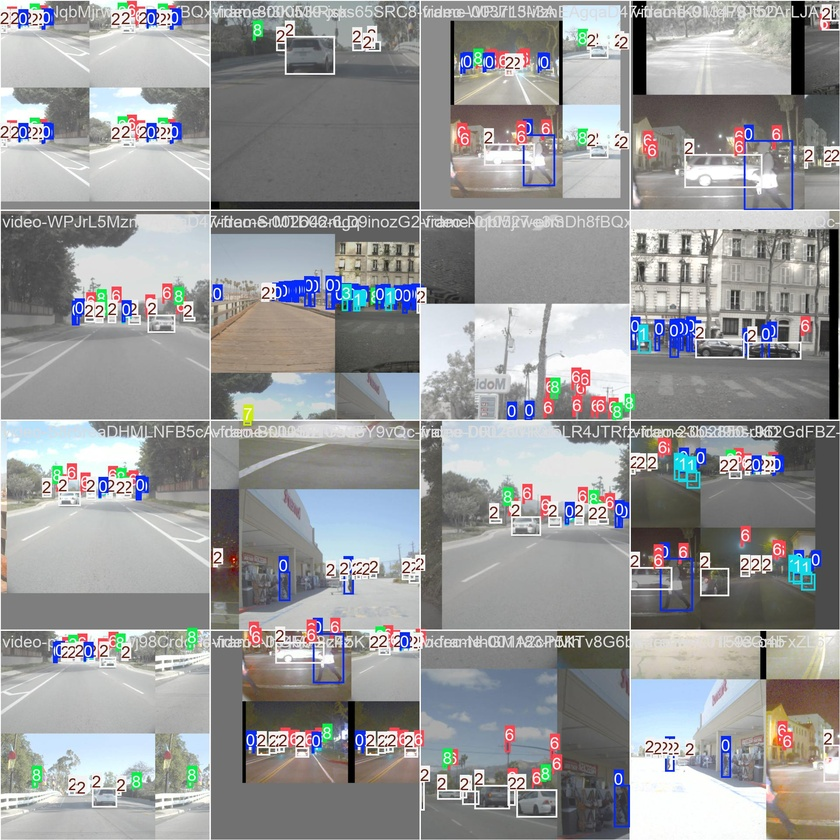
#> input picture runs/detect/rgb_full/train_batch0.jpg, 840 x 840 px, shrunk from 1920 x 1920 before the run
$ python -i low_light.py   (imports and definitions only)
#> lines starting #> are read from the running program, lines starting #| are printed output that depends on the picture
# low_light.py
"""
Low-light image enhancement applied to each frame before detection.

Two steps, both cheap enough for real time on a laptop CPU:
1. Adaptive gamma - lifts dark frames towards a normal brightness. The darker
   the frame, the stronger the lift; bright frames are left alone.
2. CLAHE (Contrast Limited Adaptive Histogram Equalization) on the lightness
   channel only - restores local contrast (edges, faces, outlines) that the
   model needs, without shifting colours.
Very dark frames also get a light median blur first, so sensor grain isn't amplified.

Modes (python main.py --enhance ...):
    auto  - only enhance frames darker than DARK_THRESHOLD (default)
    on    - always enhance
    off   - never enhance (original behaviour)
"""
import cv2
import numpy as np

DARK_THRESHOLD = 90      # mean brightness (0-255) below which 'auto' kicks in
TARGET_BRIGHTNESS = 0.45  # gamma aims the mean brightness at ~45% grey
MAX_LIFT = 0.3            # smallest gamma exponent allowed (strongest brightening)
CLAHE_CLIP = 2.0          # higher = more contrast, but also more amplified noise
CLAHE_GRID = (8, 8)
VERY_DARK = 35           # below this, smooth sensor noise before brightening it

_clahe = cv2.createCLAHE(clipLimit=CLAHE_CLIP, tileGridSize=CLAHE_GRID)


def brightness(frame):
    return float(cv2.cvtColor(frame, cv2.COLOR_BGR2GRAY).mean())


def adaptive_gamma(frame, mean):
    m = max(mean, 1.0) / 255.0
    exponent = np.log(TARGET_BRIGHTNESS) / np.log(m)       # m ** exponent == target
    exponent = float(np.clip(exponent, MAX_LIFT, 1.0))     # only brighten, never darken
    if exponent >= 0.99:
        return frame
    lut = (np.linspace(0, 1, 256) ** exponent * 255).astype(np.uint8)
    return cv2.LUT(frame, lut)


def apply_clahe(frame):
    lab = cv2.cvtColor(frame, cv2.COLOR_BGR2LAB)
    l, a, b = cv2.split(lab)
    return cv2.cvtColor(cv2.merge((_clahe.apply(l), a, b)), cv2.COLOR_LAB2BGR)


def enhance_low_light(frame):
    mean = brightness(frame)
    if mean < VERY_DARK:
        frame = cv2.medianBlur(frame, 3)  # cheap; stops grain turning into false edges
    return apply_clahe(adaptive_gamma(frame, mean))


# [6 lines left out: function maybe_enhance, not called in this run]

>>> import cv2
>>> picture = cv2.imread('runs/detect/rgb_full/train_batch0.jpg')
#> picture is the input picture: shape (840, 840, 3); mean B, G, R 154.3, 153.4, 152.5
>>> result = enhance_low_light(picture)
#> in enhance_low_light, `mean = brightness(frame)`: mean = 153.3
#> in adaptive_gamma, `m = max(mean, 1.0) / 255.0`: m = 0.601
#> in adaptive_gamma, `exponent = np.log(TARGET_BRIGHTNESS) / np.log(m)`: exponent = 1.57
#> in adaptive_gamma, `exponent = float(np.clip(exponent, MAX_LIFT, 1.0))`: exponent = 1
#> in apply_clahe, `l, a, b = cv2.split(lab)`:
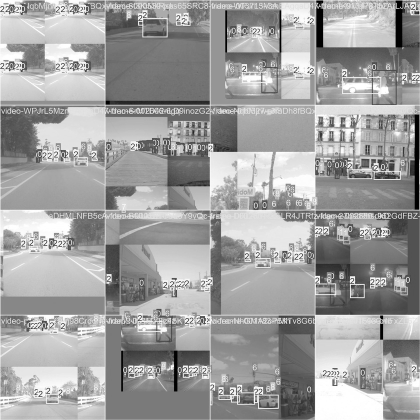
#> l: shape (840, 840) (shown at 1/2 size); min 0, max 255, mean 160.5
#> in apply_clahe, `l, a, b = cv2.split(lab)`:
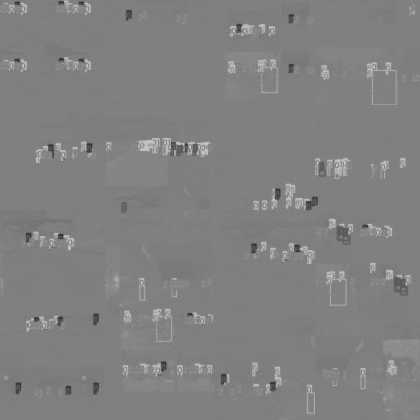
#> a: shape (840, 840) (shown at 1/2 size); min 47, max 198, mean 128.6
#> in apply_clahe, `l, a, b = cv2.split(lab)`:
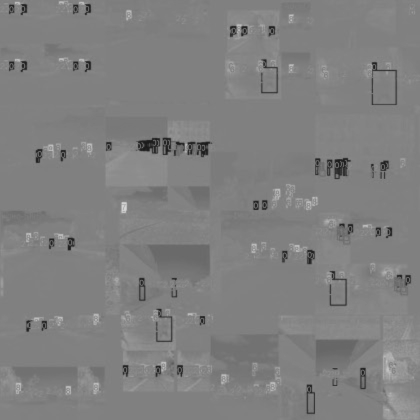
#> b: shape (840, 840) (shown at 1/2 size); min 26, max 215, mean 127.7
#> in apply_clahe, `return cv2.cvtColor(cv2.merge((_clahe.apply(l), a, b)), cv2.COLOR_LAB2..`:
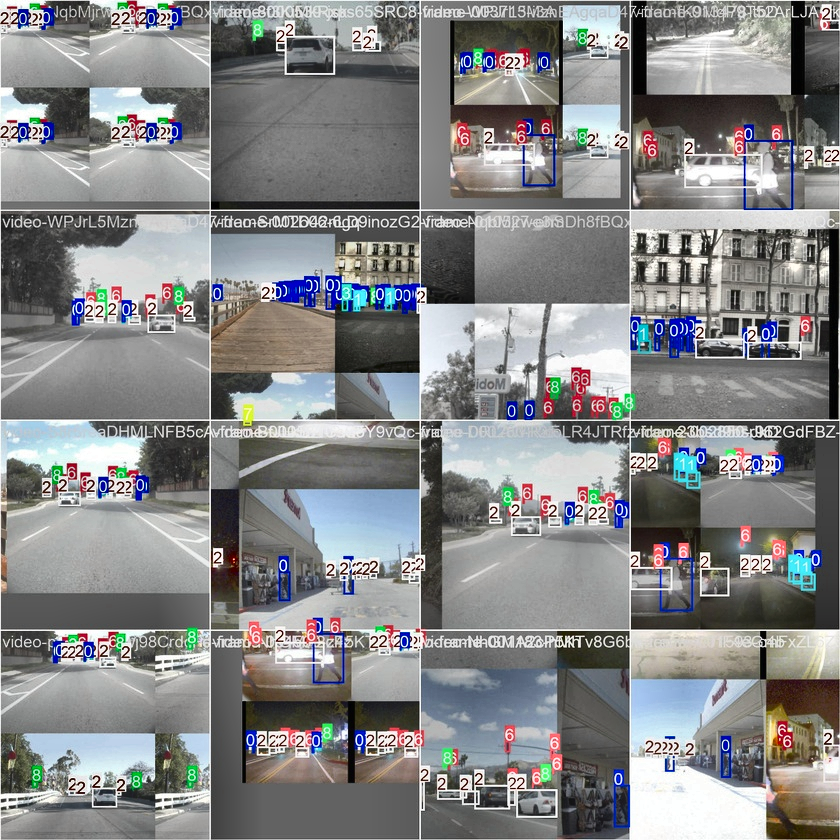
#> returned value: shape (840, 840, 3); mean B, G, R 135.3, 134.4, 133.4

$ run again, on runs/detect/rgb_full/train_batch1.jpg
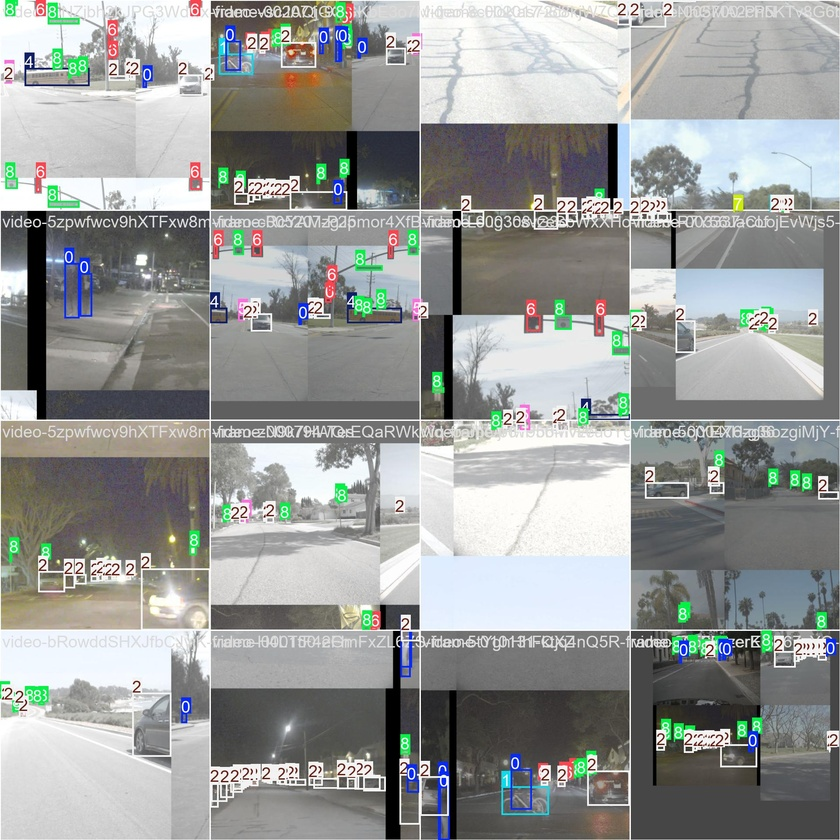
#> input picture runs/detect/rgb_full/train_batch1.jpg, 840 x 840 px, shrunk from 1920 x 1920 before the run
#> picture is the input picture: shape (840, 840, 3); mean B, G, R 152.7, 154.3, 151.8
#> mean = 153.4
#> m = 0.601
#> in adaptive_gamma, `exponent = np.log(TARGET_BRIGHTNESS) / np.log(m)`: exponent = 1.57
#> in adaptive_gamma, `exponent = float(np.clip(exponent, MAX_LIFT, 1.0))`: exponent = 1
#> lab: shape (840, 840, 3); mean of channels 0, 1, 2 160, 127.3, 128.7
#> in apply_clahe, `l, a, b = cv2.split(lab)`:
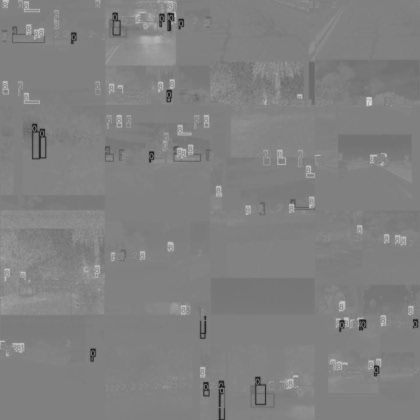
#> b: shape (840, 840) (shown at 1/2 size); min 26, max 215, mean 128.7
#> in apply_clahe, `return cv2.cvtColor(cv2.merge((_clahe.apply(l), a, b)), cv2.COLOR_LAB2..`:
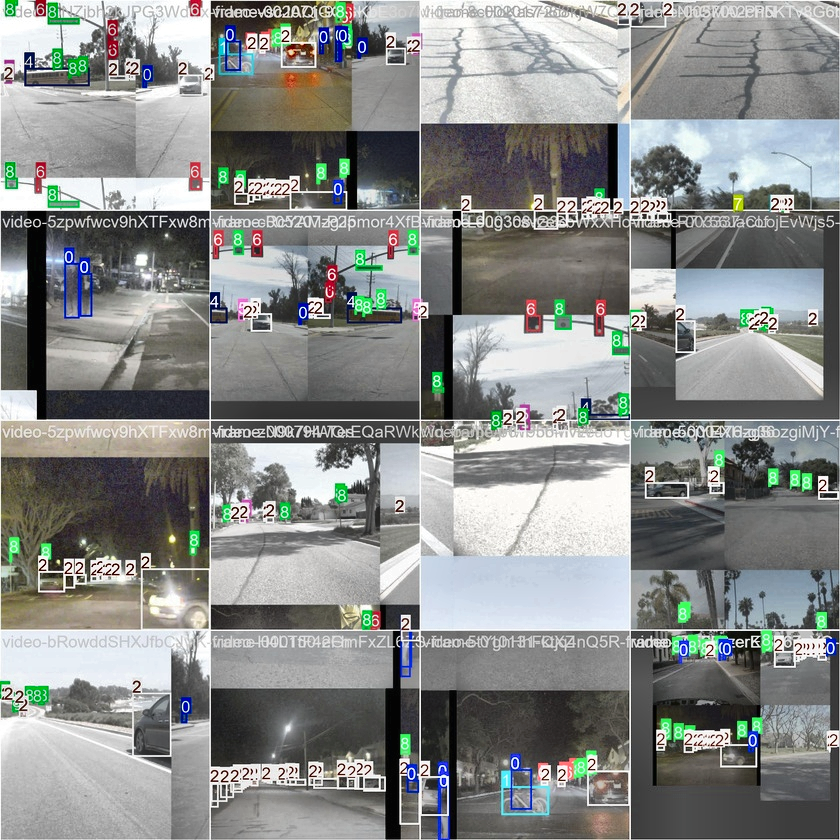
#> returned value: shape (840, 840, 3); mean B, G, R 137.5, 139.1, 136.5

$ run again, on runs/detect/rgb_full/train_batch2.jpg
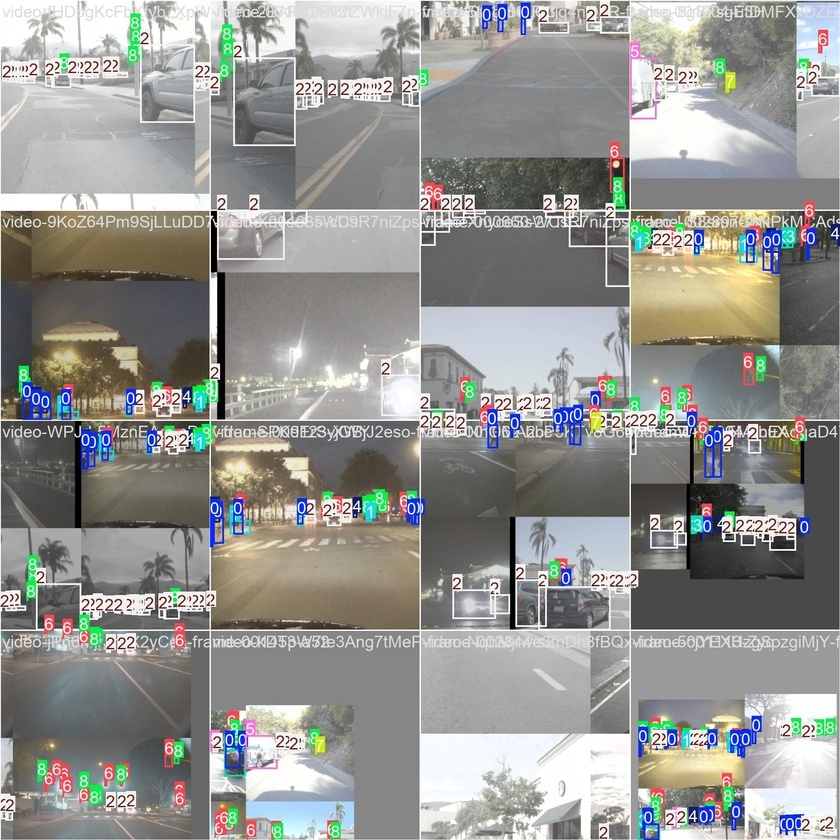
#> input picture runs/detect/rgb_full/train_batch2.jpg, 840 x 840 px, shrunk from 1920 x 1920 before the run
#> picture is the input picture: shape (840, 840, 3); mean B, G, R 145.1, 148.8, 148.2
#> mean = 148.2
#> m = 0.581
#> in adaptive_gamma, `exponent = np.log(TARGET_BRIGHTNESS) / np.log(m)`: exponent = 1.47
#> in adaptive_gamma, `exponent = float(np.clip(exponent, MAX_LIFT, 1.0))`: exponent = 1
#> lab: shape (840, 840, 3); mean of channels 0, 1, 2 155.7, 127.9, 130.1
#> in apply_clahe, `l, a, b = cv2.split(lab)`:
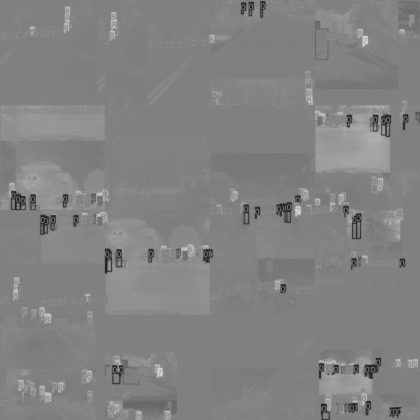
#> b: shape (840, 840) (shown at 1/2 size); min 26, max 215, mean 130.1
#> in apply_clahe, `return cv2.cvtColor(cv2.merge((_clahe.apply(l), a, b)), cv2.COLOR_LAB2..`:
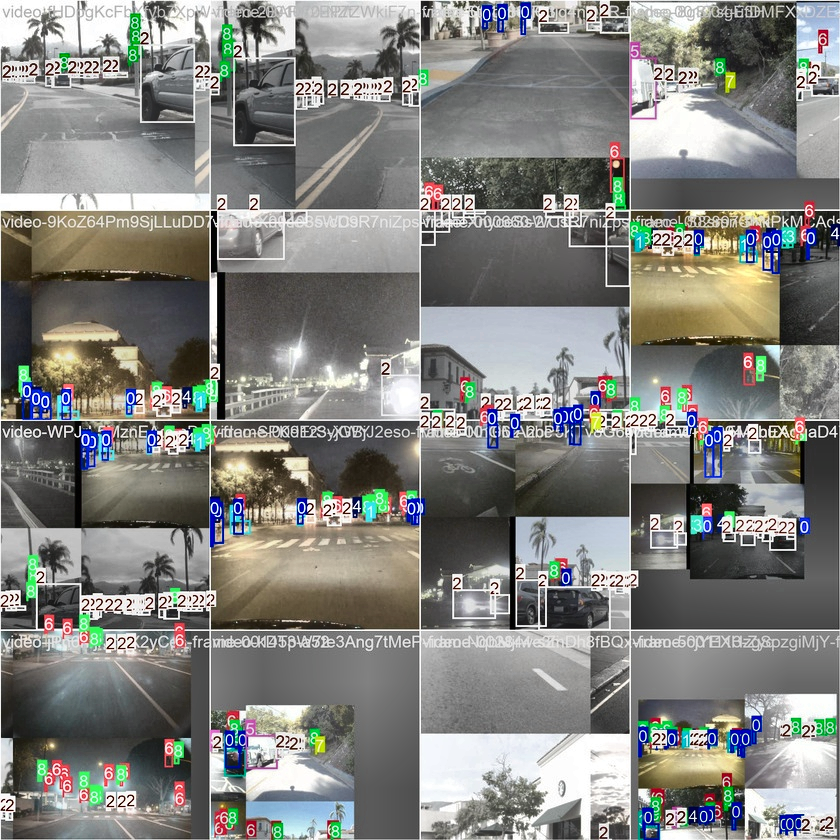
#> returned value: shape (840, 840, 3); mean B, G, R 127.4, 131.1, 130.5
